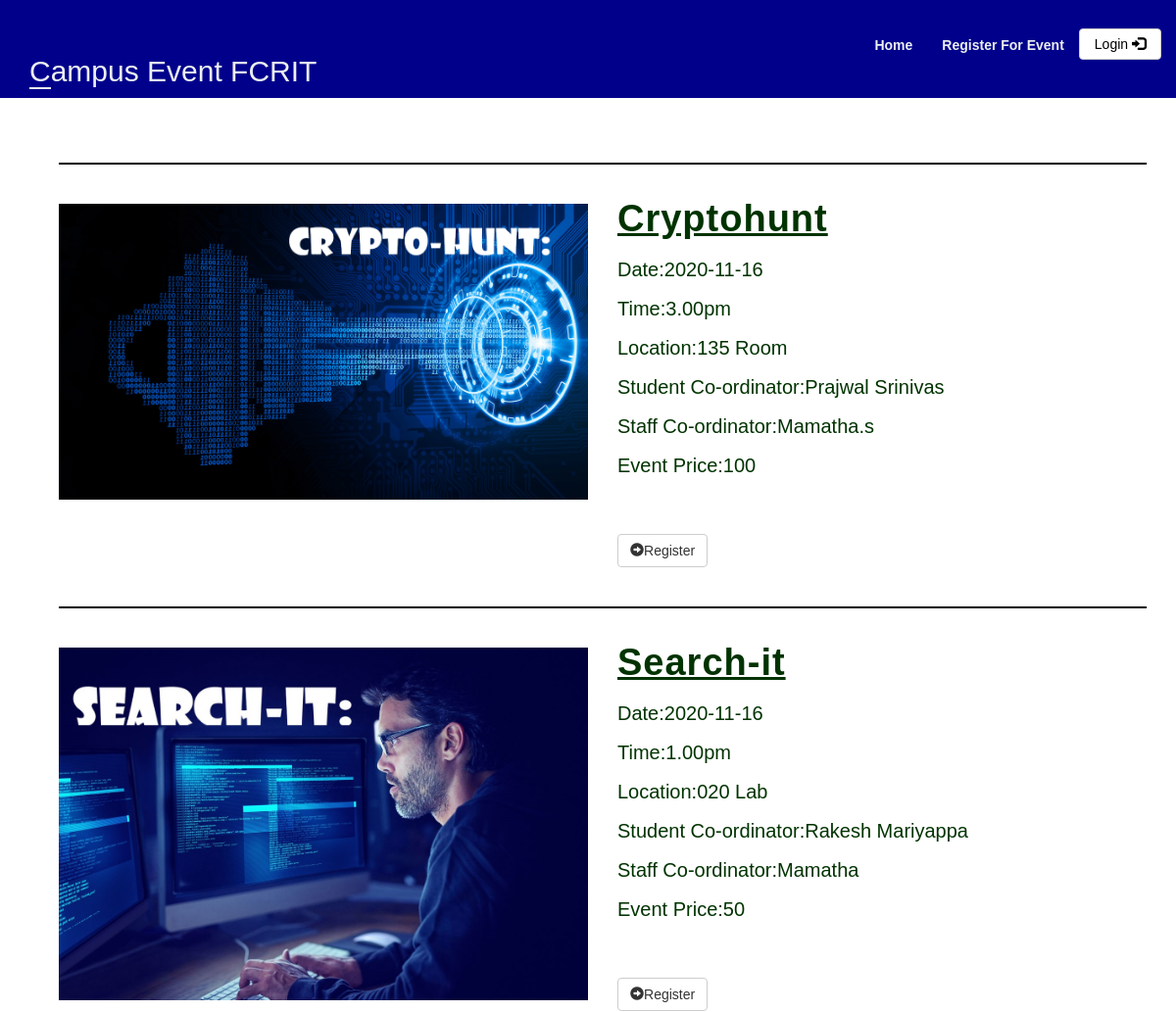
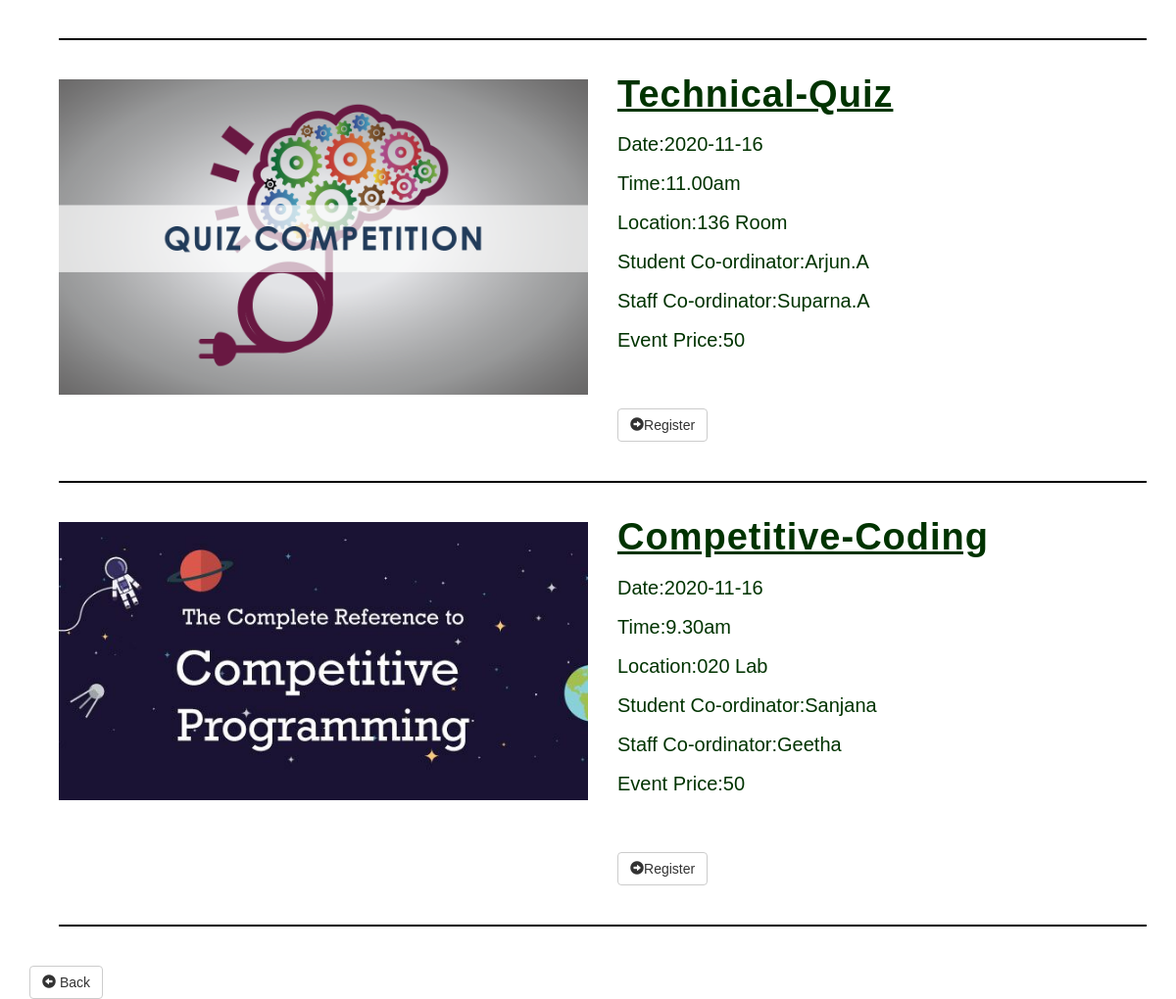
The page /viewEvent.php?id=1 on the database its author committed (2 pictures, top to bottom).
### tables this page shows
CREATE TABLE `events` (
  `event_id` int(11) NOT NULL,
  `event_title` varchar(50) NOT NULL,
  `event_price` int(11) DEFAULT NULL,
  `participents` int(100) DEFAULT 0,
  `img_link` text DEFAULT NULL,
  `type_id` int(11) DEFAULT NULL
);

CREATE TABLE `event_info` (
  `event_id` int(10) NOT NULL,
  `Date` date DEFAULT NULL,
  `time` varchar(20) NOT NULL,
  `location` varchar(300) NOT NULL
);

CREATE TABLE `student_coordinator` (
  `sid` int(11) NOT NULL,
  `st_name` varchar(100) NOT NULL,
  `phone` varchar(10) DEFAULT NULL,
  `event_id` int(11) DEFAULT NULL
);

CREATE TABLE `staff_coordinator` (
  `stid` int(11) NOT NULL,
  `name` varchar(100) NOT NULL,
  `phone` varchar(10) DEFAULT NULL,
  `event_id` int(11) DEFAULT NULL
);

### events.php (the view)
<div class="container">
            <div class="col-md-12">
            <hr>
            </div>
<div class="row">
                <section>
                    <div class="container">
                        <div class="col-md-6">
                          <img src=" <?php  echo $row['img_link'];?>" class="img-responsive" aria-setsize="100px">
                        </div>
                        <div class="subcontent col-md-6">
                            <h1 style="color:#003300 ; font-size:38px ;" ><u><strong><?php echo '<td>' . $row['event_title'] . '</td>';?></strong></u></h1>
                            <p style="color:#003300  ;font-size:20px ">
                            <?php
                            echo 'Date:' . $row['Date'] .'<br>';
                            echo 'Time:' . $row['time'] .'<br>';
                            echo 'Location:' . $row['location'] .'<br>';
                            echo 'Student Co-ordinator:' . $row['st_name'] .'<br>';
                            echo 'Staff Co-ordinator:' . $row['name'] .'<br>';
                            echo 'Event Price:' . $row['event_price'].'<br>' ;
                        ?>
                            </p>
                            <br><br>
                        <?php echo
                             '<a class="btn btn-default" href="register.php"> <span class="glyphicon glyphicon-circle-arrow-right"></span>Register</a>'
                            ?>
                                                        </div>
                    </div>
                </section>
</div>
 </div>

### viewEvent.php (shortened to what this page needs)
<?php
require 'classes/db1.php';
$id=$_GET['id'];
$result = mysqli_query($conn,"SELECT * FROM events,event_info ef,student_coordinator s,staff_coordinator st WHERE type_id = $id and ef.event_id=events.event_id and s.event_id=events.event_id and st.event_id=events.event_id  ");
?>
<!DOCTYPE html>
<html>
<head>
        <?php require 'utils/styles.php';?>
    </head>
    <body>
        <?php require 'utils/header.php'; ?>
        <div class = "content">
            <div class = "container">
                <div class = "col-md-12">
            </div>
            <?php
                if (mysqli_num_rows($result) > 0) {
                while($row = mysqli_fetch_array($result)) {
                include 'events.php';
                    }
           ?>
<div class="container">
            <div class="col-md-12">
            <hr>
            </div>
            </div>
        <?php }?>
            <a class="btn btn-default" href="index.php"><span class="glyphicon glyphicon-circle-arrow-left"></span> Back</a>
        </div>
    </body>
</html>

### utils/styles.php
<link rel = "stylesheet" type = "text/css" href = "css/bootstrap.css">
<link rel = "stylesheet" type = "text/css" href = "css/style.css">

### utils/header.php (shortened to what this page needs)
<header class="bgImage" >
    <nav class="navbar" >
        <div class="container">
        <div class="navbar-header">
                <a class = "navbar-brand">
                   <h2>Campus Event FCRIT</h2>
                </a>
        </div>
            <ul class="nav navbar-nav navbar-right">
                    <li><a href = "index.php"><strong>Home</strong></a></li>
                    <li><a href = "register.php"><strong>Register For Event</strong></a></li>
                    <li class="btnlogout"><a class = "btn btn-default navbar-btn" href = "login_form.php">Login <span class = "glyphicon glyphicon-log-in"></span></a></li>
            </ul>
        </div>
    </nav>
</header>

### css/style.css (style rules this page uses)
body { overflow-x: hidden; }
hr { border-top: 2px solid black; margin-top: 40px; margin-bottom: 40px; }
.subcontent > h1 { margin-top: -5px; color: #2C3E50; letter-spacing: 1px; }
.subcontent > p { color: #7F8C8D; line-height: 2; }
header .navbar { padding: 20px 0; font-family: Arial, Helvetica, sans-serif; }
header .navbar-header a::first-letter { border-bottom: 2px solid #ecf0f1; }
header .navbar-nav a { color: #ecf0f1; padding-bottom: 12px; }
header .navbar-nav a:link { position: relative; }
header .btnlogout a { padding-top: 5px; }
header .navbar-nav a:before { content: ""; position: absolute; width: 100%; height: 3px; left: 0; background-color: #ecf0f1; visibility: hidden; -webkit-transform: scaleX(0); transform: scaleX(0); -webkit-transition: all 0.3s ease-in-out 0s; transition: all 0.3s ease-in-out 0s; margin-top: 25px; }
header .navbar-header a { color: #ecf0f1; }
header .navbar-nav .btn { color: black; padding-bottom: 5px; margin: 8px 0px; }
.content { font-family: Arial, Helvetica, sans-serif; color: #2C3E50; }

### utils/header.php (style rules this page uses)
.bgImage { background-color: darkblue; background-size: cover; background-position: center center; height: 100px; margin-bottom: 25px; }

### rows shown on the page
events: img_link (picture), event_title "Cryptohunt", event_info.Date "2020-11-16", event_info.time "3.00pm", event_info.location "135 Room", student_coordinator.st_name "Prajwal Srinivas", staff_coordinator.name "Mamatha.s", event_price "100"
events: img_link (picture), event_title "Search-it", event_info.Date "2020-11-16", event_info.time "1.00pm", event_info.location "020 Lab", student_coordinator.st_name "Rakesh Mariyappa", staff_coordinator.name "Mamatha", event_price "50"
events: img_link (picture), event_title "Technical-Quiz", event_info.Date "2020-11-16", event_info.time "11.00am", event_info.location "136 Room", student_coordinator.st_name "Arjun.A", staff_coordinator.name "Suparna.A", event_price "50"
events: img_link (picture), event_title "Competitive-Coding", event_info.Date "2020-11-16", event_info.time "9.30am", event_info.location "020 Lab", student_coordinator.st_name "Sanjana", staff_coordinator.name "Geetha", event_price "50"
